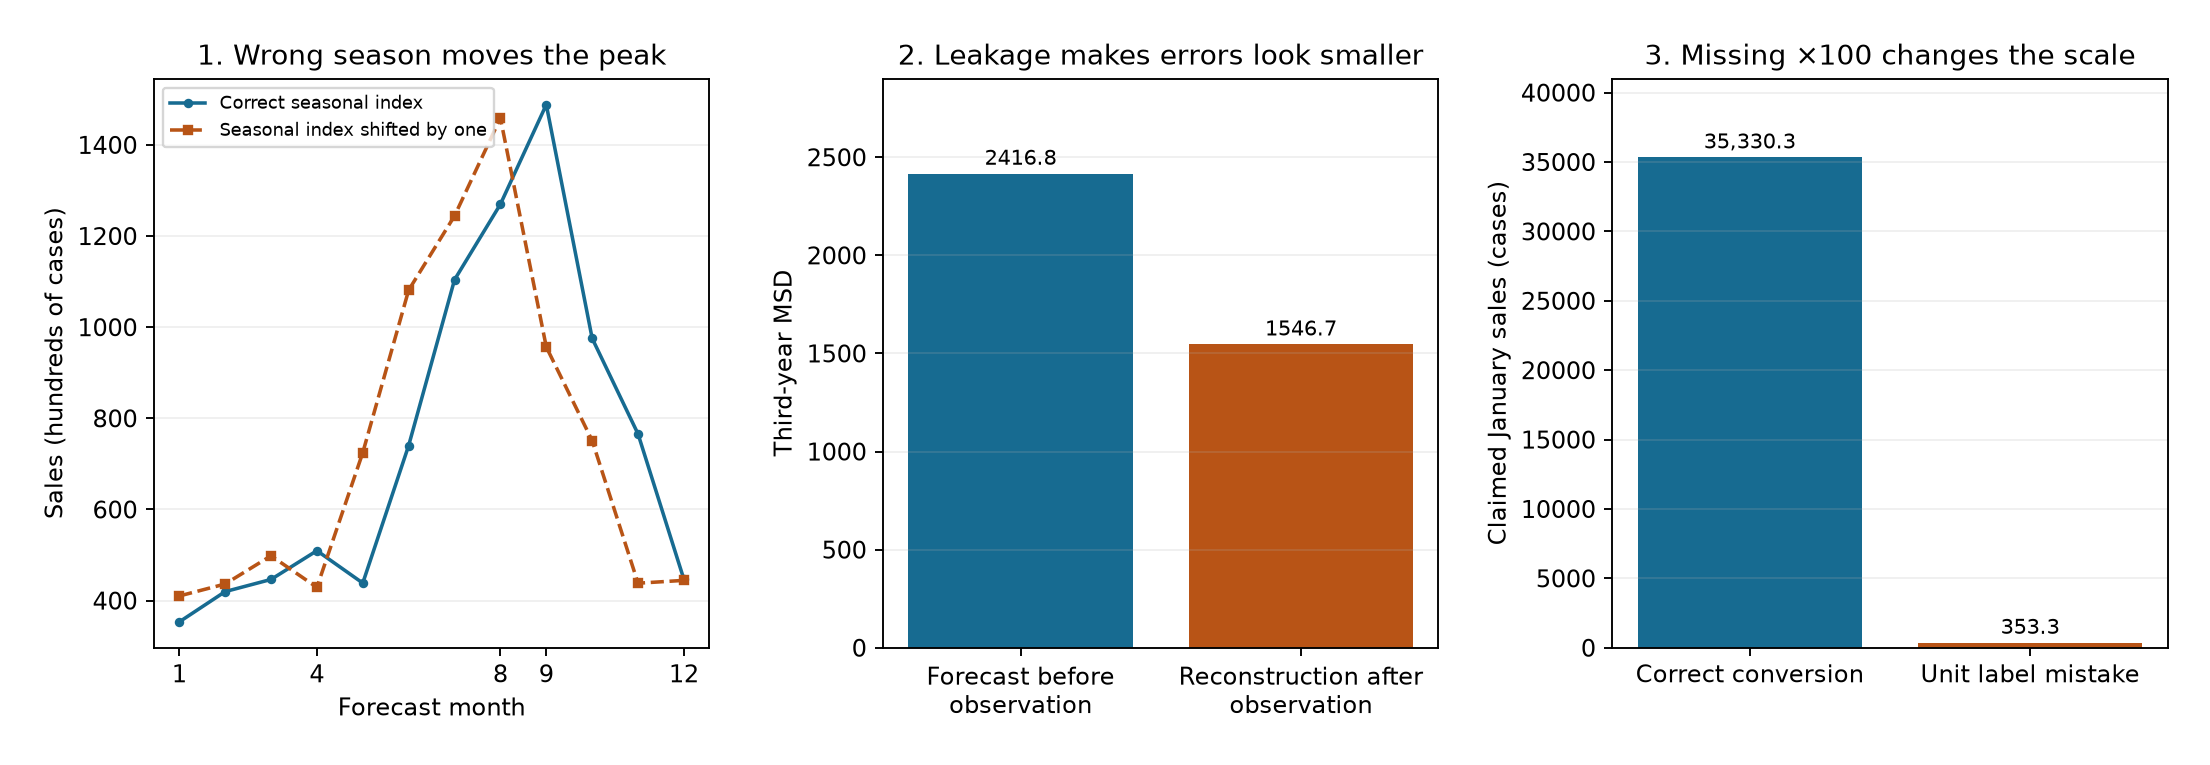

This figure's Python source:
"""Demonstrate deliberate forecasting mistakes; no random seed needed."""
from pathlib import Path
import csv
import numpy as np
import matplotlib
matplotlib.use('Agg')
import matplotlib.pyplot as plt
root=Path(__file__).resolve().parent
with (root/'cola_fitted_values_turn20.csv').open() as f:
    rs=[r for r in csv.DictReader(f) if r['model']=='Multiplicative']
l=float(rs[23]['level']);b=float(rs[23]['trend'])
s=np.array([float(r['seasonal']) for r in rs[12:24]])
h=np.arange(1,13)
correct=(l+h*b)*s
shifted=(l+h*b)*np.roll(s,-1)
test=np.array([float(r['actual']) for r in rs[24:]])
pred=np.array([float(r['fitted']) for r in rs[24:]])
errors=test-pred
# With the old seasonal multiplier, L_t*S_old=.2*y_t+.8*forecast_t.
# It is an after-observation reconstruction, not an available forecast.
leaked=pred+.2*errors
bad_errors=test-leaked
print('L24',l,'B24',b,'Jan S',s[0],'Feb S',s[1])
print('January correct',correct[0],'wrong season',shifted[0],'actual',test[0])
print('honest Jan forecast',pred[0],'leaked reconstruction',leaked[0])
print('MSD proper',np.mean(errors**2),'leaked',np.mean(bad_errors**2),'factor',np.mean(bad_errors**2)/np.mean(errors**2))
print('proper cases',correct[0]*100,'wrong cases',correct[0])
with (root/'seasonal_audit_turn22.csv').open('w',newline='') as f:
    w=csv.writer(f);w.writerow(['month_of_year','correct_origin24_forecast_hundreds','shifted_season_forecast_hundreds','actual_third_year','rolling_forecast_hundreds','leaked_reconstruction_hundreds'])
    w.writerows(zip(h,correct,shifted,test,pred,leaked))
fig,axes=plt.subplots(1,3,figsize=(13,4.5))
axes[0].plot(h,correct,'o-',color='#176b91',markersize=3,label='Correct seasonal index')
axes[0].plot(h,shifted,'s--',color='#b85416',markersize=3,label='Seasonal index shifted by one')
axes[0].set(title='1. Wrong season moves the peak',xlabel='Forecast month',ylabel='Sales (hundreds of cases)',xticks=[1,4,8,9,12])
axes[0].legend(fontsize=7.5)
values=[np.mean(errors**2),np.mean(bad_errors**2)]
axes[1].bar(['Forecast before\nobservation','Reconstruction after\nobservation'],values,color=['#176b91','#b85416'])
for i,v in enumerate(values):axes[1].text(i,v+45,f'{v:.1f}',ha='center',fontsize=9)
axes[1].set(title='2. Leakage makes errors look smaller',ylabel='Third-year MSD',ylim=(0,2900))
values=[correct[0]*100,correct[0]]
axes[2].bar(['Correct conversion','Unit label mistake'],values,color=['#176b91','#b85416'])
for i,v in enumerate(values):axes[2].text(i,v+650,f'{v:,.1f}',ha='center',fontsize=9)
axes[2].set(title='3. Missing ×100 changes the scale',ylabel='Claimed January sales (cases)',ylim=(0,41000))
for ax in axes:ax.grid(axis='y',alpha=.2)
fig.tight_layout(pad=1.8,w_pad=2)
fig.savefig(root/'seasonal_audit_turn22.png',dpi=170)
plt.close(fig)
